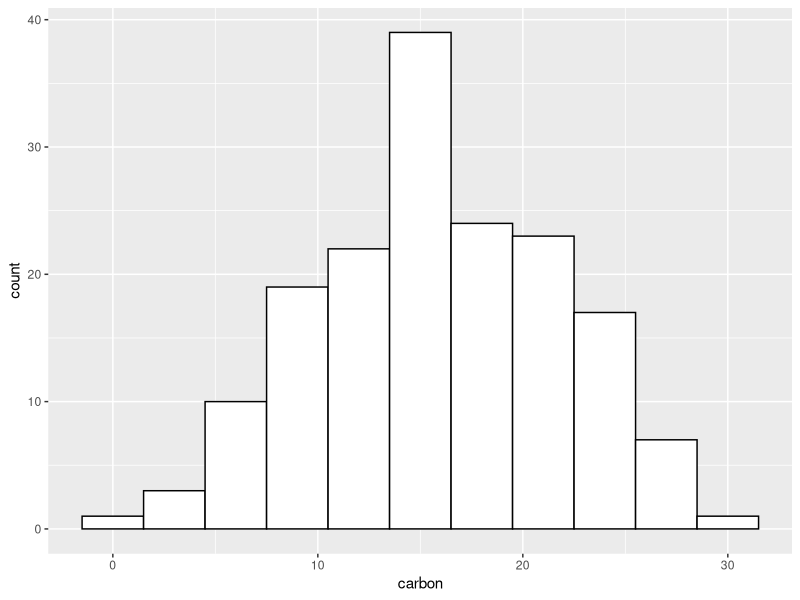
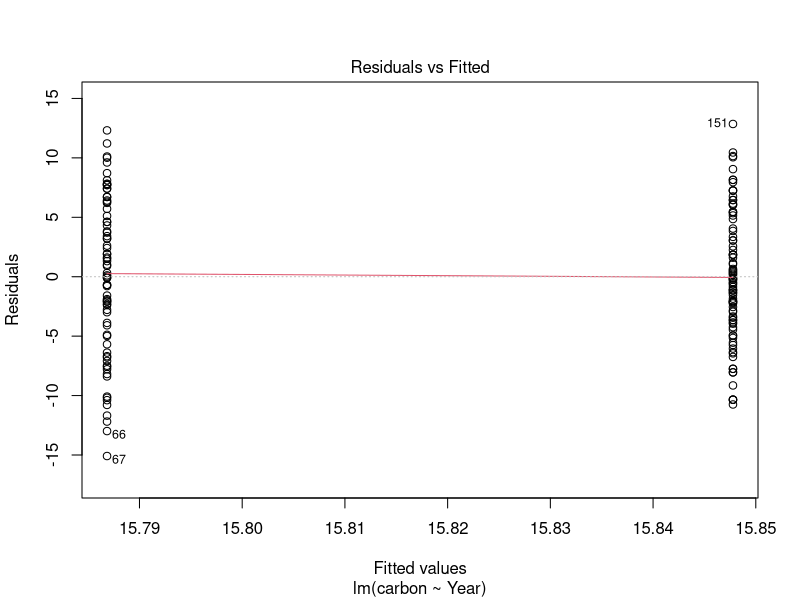
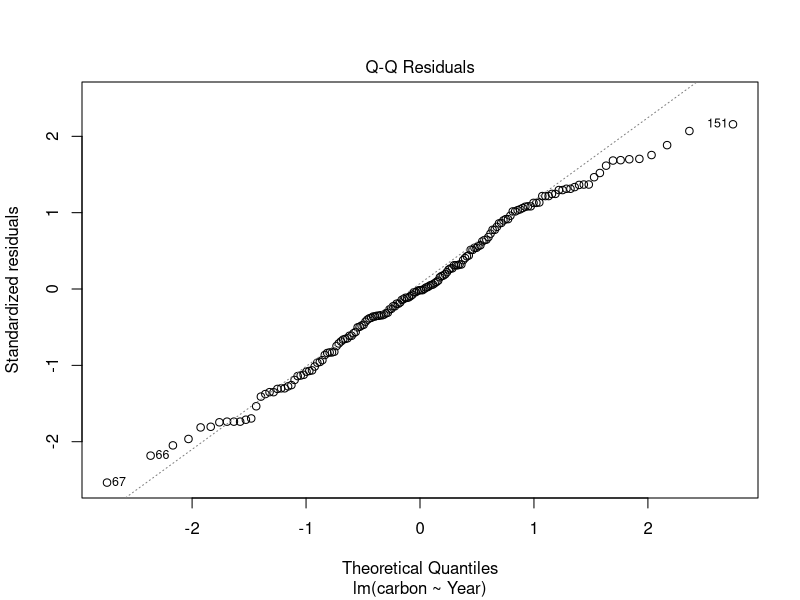
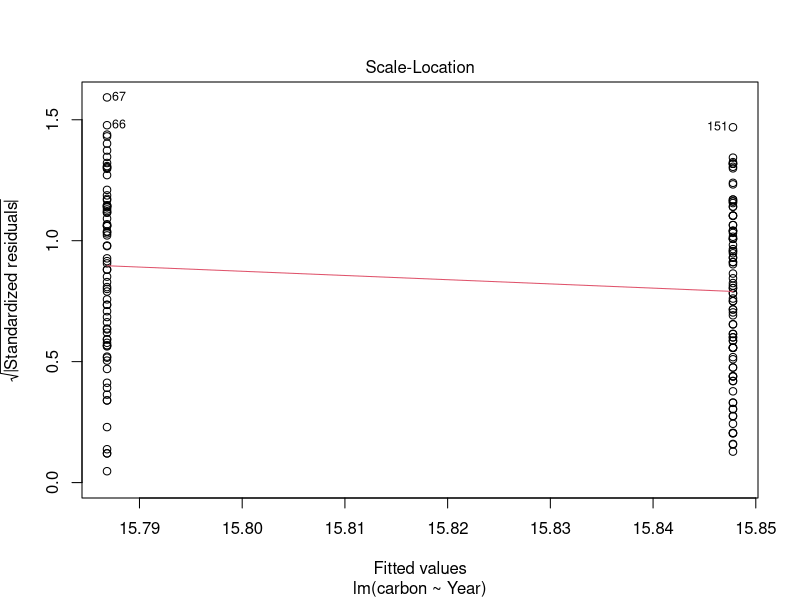
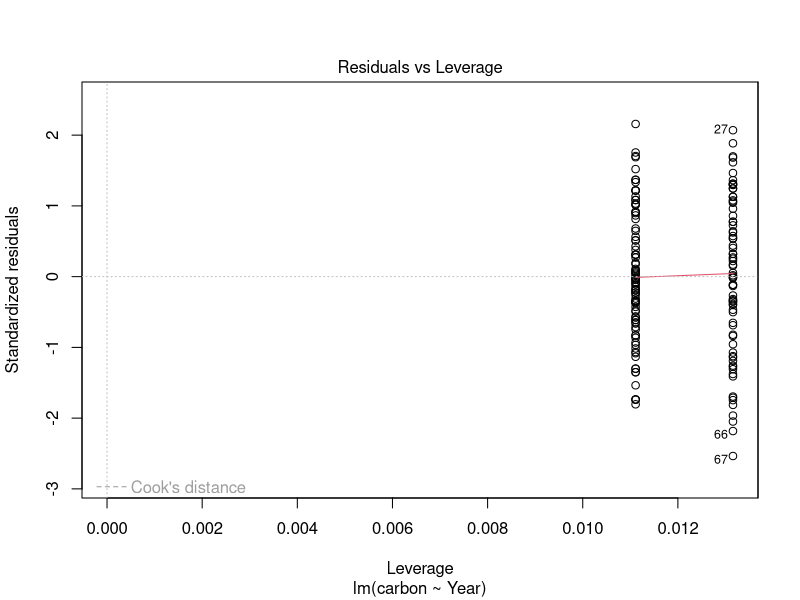

These figures' R source, in order: (Note: this script raises an error after producing the figures.)

library(tidyverse)
library(ggpubr)
library(cowplot)
library(gridExtra)
library(car)# logit transformation for proportions

# Light assimilation ------------------------------------------------------

# Load data
ciras.17 <- read.csv("Data/CIRAS_carbon_WUE_2017.csv")
ciras.16 <- read.csv("Data/CIRAS_2016.csv") 

# Organize and put it together
ciras.16 <- ciras.16 %>% 
  unite("spp_trt", Phytometer, Treatment, remove = FALSE)

ciras.16$light <- as.factor(ciras.16$light)
str(ciras.16)

ciras.17 <- ciras.17 %>% 
  unite("spp_trt", Phytometer, Treatment, remove = FALSE)

ciras.17$light <- as.factor(ciras.17$light)
str(ciras.17)

ciras <- full_join(ciras.16, ciras.17)

# Are they different between years?

ciras.1500 <- ciras %>% filter(light == "1500")

ggplot(ciras.1500, aes(x = carbon)) + 
  geom_histogram(binwidth = 3,
                 color="black", fill="white")


year.carbon.test <- lm(carbon ~ Year, data = ciras.1500)
anova(year.carbon.test)
summary(year.carbon.test)

#Coefficients:
#              Estimate Std. Error t value Pr(>|t|)
#(Intercept) -107.05947 1881.54397  -0.057    0.955
#Year           0.06094    0.93305   0.065    0.948

plot(year.carbon.test)

# Light Penetration -------------------------------------------------------

light16 <- read.csv("Data/light_2016.csv")
light17 <- read.csv("Data/light_2017.csv")

light <- full_join(light16, light17)
light$Year <- as.factor(light$Year)

ggplot(light, aes(x = Incident)) + 
  geom_histogram(binwidth = 3,
                 color="black", fill="white") 


year.light.test <- lm(Incident ~ Year, data = light)
summary(year.light.test)

#Coefficients:
#              Estimate Std. Error t value Pr(>|t|)    
#(Intercept)   74.714      3.244  23.034  < 2e-16 ***
#  Year2017     -12.342      4.551  -2.712  0.00732 **

plot(year.light.test) # curving all around that q-q line


# convert percentages to proportions
light$incident.prop <- (light$Incident)/100

ggplot(light, aes(x = incident.prop)) + 
  geom_histogram(binwidth = 0.01,
                 color="black", fill="white") 

# logit transformation: log[p/(1-p)]
# remapped to 0.25 - 0.975 for 0 and 1 values

light$prop.logt <- logit(light$incident.prop, percents = FALSE) 

ggplot(light, aes(x = prop.logt)) + 
  geom_histogram(binwidth = 0.1,
                 color="black", fill="white")


year.prop.test <- lm(prop.logt ~ Year, data = light)
summary(year.prop.test)

#Coefficients:
#       Estimate Std. Error t value Pr(>|t|)    
#(Intercept)   1.4265     0.1795   7.948 1.89e-13 ***
#Year2017     -0.6523     0.2518  -2.590   0.0104 * 

plot(year.prop.test) # still curvy, not great
